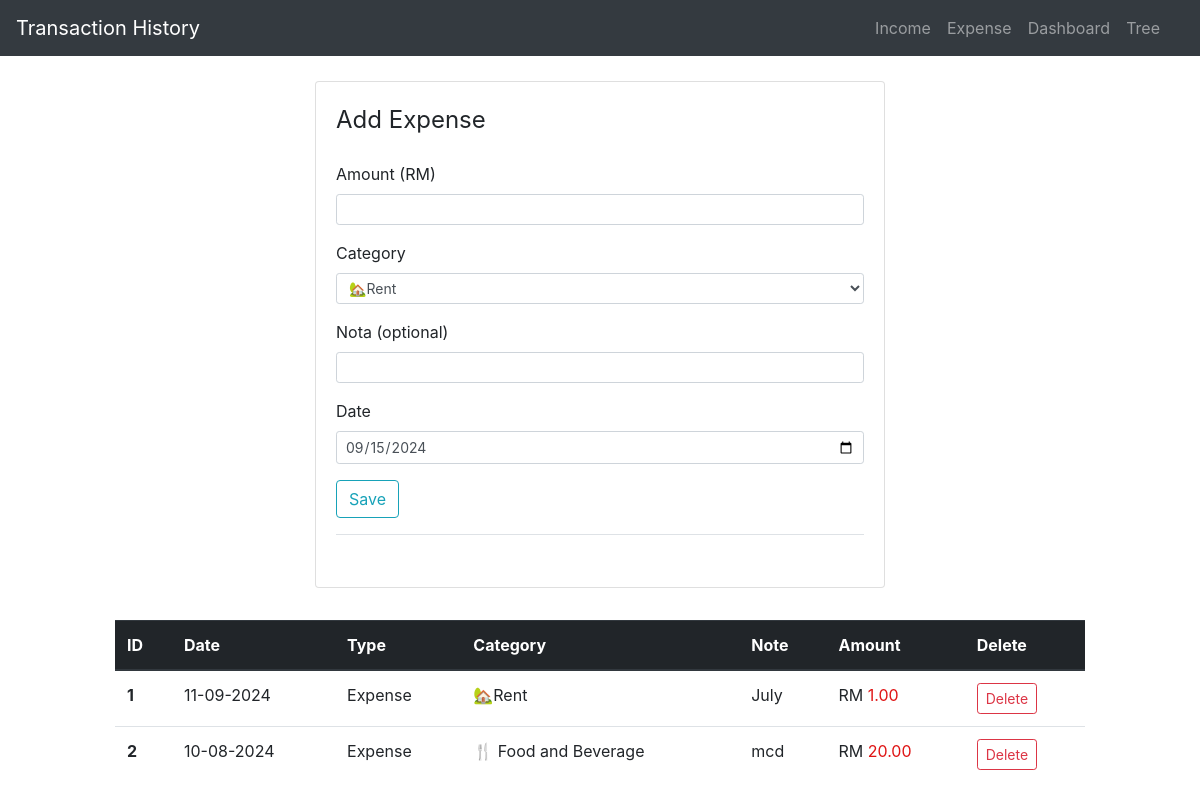
Page /addexpense on the committed database.
### application/models.py (models this page shows, shortened)
class add_expenses(db.Model):
    id = db.Column(db.Integer, primary_key=True)
    amount = db.Column(db.Double, nullable=False)
    category = db.Column(db.String(30),nullable=False)
    date = db.Column(db.DateTime, nullable=False)
    type = db.Column(db.String(10), nullable=False, default= 'Expense')
    nota = db.Column(db.String(15))

### application/routes.py (the view, shortened to what this page needs)
@app.route('/addexpense', methods = ["POST", "GET"])
def add_expense():
    form = ExpenseForm()
    expenses = add_expenses.query.order_by(add_expenses.date.desc()).all()
    return render_template('add_expense.html', title="Add expense", form=form, expenses=expenses )

### application/form.py
class ExpenseForm(FlaskForm):
    amount = DecimalField('Amount (RM)', validators = [DataRequired(), NumberRange(min=0.01)])
    category = SelectField ('Category' , validators=[DataRequired()],
                                            choices  =[('🏡Rent', '🏡Rent'),
                                                      ('🍴 Food and Beverage','🍴 Food and Beverage'),
                                                      ('🛍️ Shopping','🛍️ Shopping'),
                                                      ('🚊 Transport',' 🚊Transport')])
    date = DateField('Date', format='%Y-%m-%d',default=date.today,  validators = [DataRequired()])
    nota = StringField('Nota (optional)', validators = [Optional()])
    submit = SubmitField('Save')

### application/templates/add_expense.html (shortened to what this page needs)
{% extends 'layout.html' %}
{% block content %}
<div class="col-xs-10 col-sm-6 col-md-6 ml-auto mr-auto">
    <div class="card card-style mb-2">
        <div class="card-body">
            <form action="" method="POST">
                <fieldset class="form-group">
                        <legend class="mb-4">Add Expense</legend>
                    <div class="form-group">
                        {{ form.amount.label(class="form-control-label") }}
                        {% if form.amount.errors %}
                        {{ form.amount(class="form-control form-control-sm is-invalid") }}
                        {% for error in form.amount.errors %}
                        <div class="invalid-feedback">
                            <span>{{error}}</span>
                        </div>
                        {% endfor %}
                        {% else %}
                        {{ form.amount(class="form-control form-control-sm") }}
                        {% endif %}
                    </div>
                    <div class="form-group">
                        {{ form.category.label(class = "form-control-label") }}
                        {{ form.category(class = "form-control form-control-sm") }}
                    </div>
                    <div class="form-group">
                        {{ form.nota.label(class = "form-control-label") }}
                        {{ form.nota(class = "form-control form-control-sm") }}
                    </div>
                    <div class="form-group">
                        {{ form.date.label(class = "form-control-label") }}
                        {{ form.date(class = "form-control form-control-sm") }}
                    </div>
                    <div class="form-group border-bottom pb-3">
                        {{ form.submit(class="btn btn-outline-info")}}
                    </div>
                </fieldset>
            </form>
        </div>
    </div>
</div>
<div class="col-sm-10 ml-auto mr-auto ">
    <br>
    <table class="table">
        <thead class="thead-dark">
            <tr>
                <th scope="col">ID</th>
                <th scope="col">Date</th>
                <th scope="col">Type</th>
                <th scope="col">Category</th>
                <th scope="col">Note</th>
                <th scope="col">Amount</th>
                <th scope="col">Delete</th>
            </tr>
        </thead>
        <tbody>
            {% for entry in expenses %}
                    <tr>
                        <th scope="row">{{loop.index}}</th>
                        <td>{{entry.date.strftime("%d-%m-%Y")}}</td>
                        <td>{{entry.type}}</td>
                        <td>{{entry.category }}</td>
                        <td>{{entry.nota }}</td>
                        <td class="amount-field">RM <span style="color: rgb(223, 20, 20);">{{ "{:.2f}".format(entry.amount) }}</span></td>
                        <td><a href="{{ url_for('delete', entry_id = entry.id, entry_type=entry.type, entry_amount=entry.amount, entry_date=entry.date.strftime('%Y-%m-%d %H:%M:%S'), next=url_for('add_expense'), type='Expense' ) }}"  class="btn btn-outline-danger btn-sm">Delete</a></td>
                    </tr>
            {% endfor %}
        </tbody>
    </table>
</div>
{% endblock %}

### rows in the picture
add_expenses: date "11-09-2024", type "Expense", category "🏡Rent", nota "July", amount "1.00"
add_expenses: date "10-08-2024", type "Expense", category "🍴 Food and Beverage", nota "mcd", amount "20.00"
